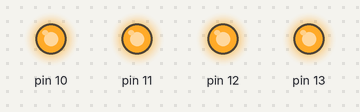
The sketch below on a simulated Arduino Uno, built with avr-gcc and run on an emulated ATmega328P. Parts: output pins drawn as LEDs (lit = HIGH).

Above: at 0.1 s.
At 5.2 s:
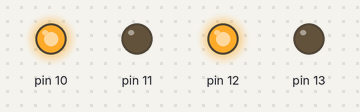
At 10.1 s:
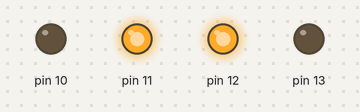
At 19.9 s:
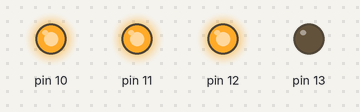
At 29.9 s:
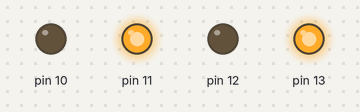
At 39.78 s:
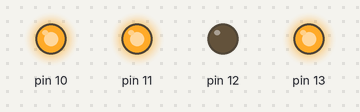
Timing chart, 0 to 40.0 s (numbered marks = the images above):
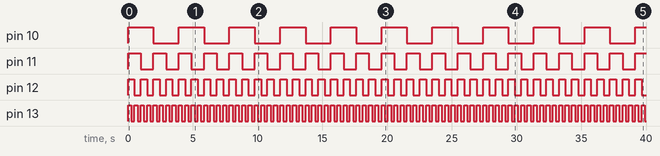

Measured:
- by itself, pin 10: alternates HIGH for 2.0 s and LOW for 2.0 s
- by itself, pin 11: alternates HIGH for 0.98 s and LOW for 0.98 s
- by itself, pin 12: alternates HIGH for 0.49 s and LOW for 0.49 s
- by itself, pin 13: alternates HIGH for 0.24 s and LOW for 0.24 s

The sketch:

ParpadeoDiferentesFrecuencias.ino
```cpp
void setup()
{
DDRB = DDRB | B00111100; // Data Direction Register B: Inputs 0-6, Output 7
}

void loop()
{

asm (
"inicio: \n\t"
"sbi 0x05,0x05 \n\t"
"sbi 0x05,0x04 \n\t"
"sbi 0x05,0x03 \n\t"
"sbi 0x05,0x02 \n\t"
"call tiempo \n\t"
"cbi 0x05,0x05 \n\t"
"call tiempo \n\t"


"sbi 0x05,0x05 \n\t"
"cbi 0x05,0x04 \n\t"
"call tiempo \n\t"
"cbi 0x05,0x05 \n\t"
"call tiempo \n\t"


"cbi 0x05,0x03 \n\t"
"sbi 0x05,0x05 \n\t"
"sbi 0x05,0x04 \n\t"
"call tiempo \n\t"
"cbi 0x05,0x05 \n\t"
"call tiempo \n\t"


"sbi 0x05,0x05 \n\t"
"cbi 0x05,0x04 \n\t"
"call tiempo \n\t"
"cbi 0x05,0x05 \n\t"
"call tiempo \n\t"


"cbi 0x05,0x02 \n\t"
"sbi 0x05,0x03 \n\t"
"sbi 0x05,0x05 \n\t"
"sbi 0x05,0x04 \n\t"
"call tiempo \n\t"
"cbi 0x05,0x05 \n\t"
"call tiempo \n\t"


"sbi 0x05,0x05 \n\t"
"cbi 0x05,0x04 \n\t"
"call tiempo \n\t"
"cbi 0x05,0x05 \n\t"
"call tiempo \n\t"


"cbi 0x05,0x03 \n\t"
"sbi 0x05,0x05 \n\t"
"sbi 0x05,0x04 \n\t"
"call tiempo \n\t"
"cbi 0x05,0x05 \n\t"
"call tiempo \n\t"


"sbi 0x05,0x05 \n\t"
"cbi 0x05,0x04 \n\t"
"call tiempo \n\t"
"cbi 0x05,0x05 \n\t"
"call tiempo \n\t"


"sbi 0x05,0x02 \n\t"
"sbi 0x05,0x05 \n\t"
"sbi 0x05,0x04 \n\t"
"sbi 0x05,0x03 \n\t"
"call tiempo \n\t"
"cbi 0x05,0x05 \n\t"
"call tiempo \n\t"

"sbi 0x05,0x05 \n\t"
"cbi 0x05,0x04 \n\t"
"call tiempo \n\t"
"cbi 0x05,0x05 \n\t"
"call tiempo \n\t"


"sbi 0x05,0x05 \n\t"
"sbi 0x05,0x04 \n\t"
"cbi 0x05,0x03 \n\t"
"call tiempo \n\t"
"cbi 0x05,0x05 \n\t"
"call tiempo \n\t"

"sbi 0x05,0x05 \n\t"
"cbi 0x05,0x04 \n\t"
"call tiempo \n\t"
"cbi 0x05,0x05 \n\t"
"call tiempo \n\t"


"cbi 0x05,0x02 \n\t"
"sbi 0x05,0x03 \n\t"
"sbi 0x05,0x05 \n\t"
"sbi 0x05,0x04 \n\t"
"call tiempo \n\t"
"cbi 0x05,0x05 \n\t"
"call tiempo \n\t"


"sbi 0x05,0x05 \n\t"
"cbi 0x05,0x04 \n\t"
"call tiempo \n\t"
"cbi 0x05,0x05 \n\t"
"call tiempo \n\t"


"cbi 0x05,0x03 \n\t"
"sbi 0x05,0x05 \n\t"
"sbi 0x05,0x04 \n\t"
"call tiempo \n\t"
"cbi 0x05,0x05 \n\t"
"call tiempo \n\t"


"sbi 0x05,0x05 \n\t"
"cbi 0x05,0x04 \n\t"
"call tiempo \n\t"
"cbi 0x05,0x05 \n\t"
"call tiempo \n\t"


"jmp main \n\t"


"tiempo: \n\t"
"LDI r22, 20 \n\t"
"LOOP_3: \n\t"
"LDI r21, 255 \n\t"
"LOOP_2: \n\t"
"LDI r20, 255 \n\t"
"LOOP_1: \n\t"
"DEC r20 \n\t"
"BRNE LOOP_1 \n\t"
"DEC r21 \n\t"
"BRNE LOOP_2 \n\t"
"DEC r22 \n\t"
"BRNE LOOP_3 \n\t"
"ret \n\t"
);
}
```
